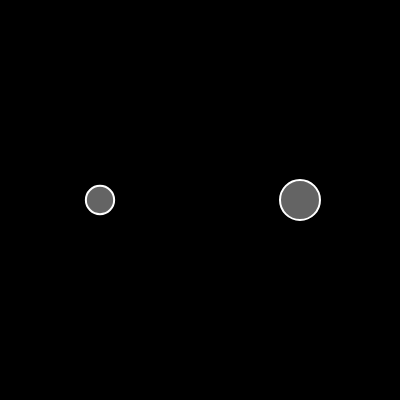
Frame 1 (no input)
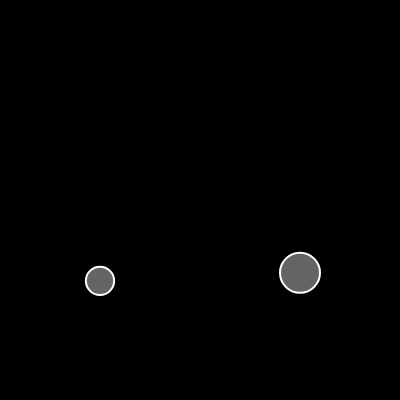
Frame 60 (no input)
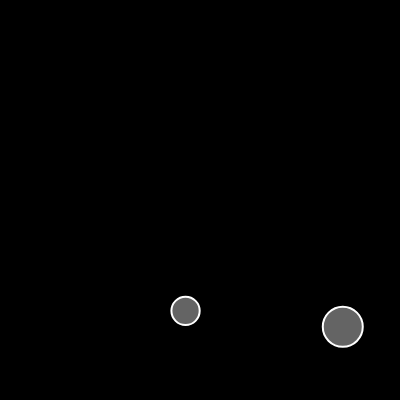
Frame 120 (the mouse pressed at the canvas centre since frame 60)

The p5.js sketch that drew these frames (run headless with seeded random() and noise() and a simulated clock; from frame 60 on, the mouse is pressed at the canvas centre):

// p5.js sketch
// ── sketch.js
let moverA;
let moverB;

function setup() {
  createCanvas(400, 400);
  moverA = new Mover(100, 200, 2);
  moverB = new Mover(300, 200, 4);
}

function draw() {
  background(0);
  moverA.show();
  moverA.update();
  moverA.edges();
  moverB.show();
  moverB.update();
  moverB.edges();

  let gravity = createVector(0, 0.2);
  let weightA = p5.Vector.mult(gravity, moverA.mass);
  let weightB = p5.Vector.mult(gravity, moverB.mass);
  moverA.applyForce(weightA);
  moverB.applyForce(weightB);

  if (mouseIsPressed) {
    let wind = createVector(0.1, 0);
    moverA.applyForce(wind);
    moverB.applyForce(wind);
  }
}

// ── mover.js
class Mover {
  constructor(x, y, m) {
    this.pos = createVector(x, y);
    this.vel = createVector(0, 0);
    this.acc = createVector(0, 0);
    this.mass = m;
    this.r = sqrt(this.mass) * 10;
  }

  applyForce(force) {
    // this.acc.add(force);
    let f = p5.Vector.div(force, this.mass);
    this.acc.add(f);
  }

  edges() {
    if (this.pos.y >= height - this.r) {
      this.pos.y = height - this.r;
      this.vel.y *= -1;
    }
    if (this.pos.x >= width - this.r) {
      this.pos.x = width - this.r;
      this.vel.x *= -1;
    } else if (this.pos.x <= this.r) {
      this.pos.x = this.r;
      this.vel.x *= -1;
    }
  }

  update() {
    this.vel.add(this.acc);
    this.pos.add(this.vel);
    this.acc.set(0, 0);
  }

  show() {
    stroke(255);
    strokeWeight(2);
    fill(255, 100);
    ellipse(this.pos.x, this.pos.y, this.r * 2);
  }
}
